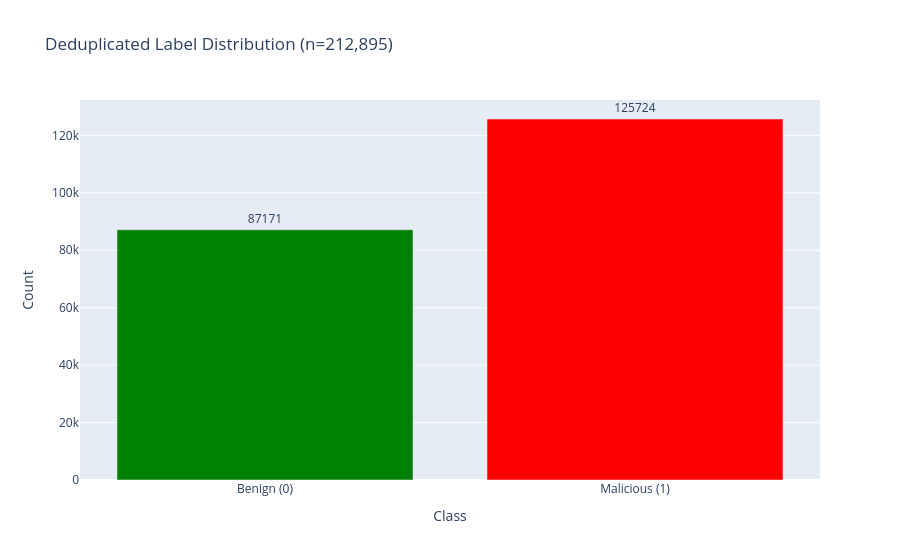

Source (notebook cell):
### Code cell
# Cell 1B: Deduplicate Dataset and Verify

print("\n" + "=" * 80)
print("DEDUPLICATION IN PROGRESS")
print("=" * 80)

# Fix column name (Label vs label)
df.rename(columns={'Label': 'label', 'Query': 'query'}, inplace=True)

print(f"Original dataset: {len(df)} samples")

# Check for duplicates based on query text
duplicates = df.duplicated(subset=['query'], keep='first')
n_duplicates = duplicates.sum()
duplicate_pct = (n_duplicates / len(df)) * 100

print(f"Duplicates found: {n_duplicates} ({duplicate_pct:.2f}%)")

# Remove duplicates
df_clean = df[~duplicates].copy()
df_clean.reset_index(drop=True, inplace=True)

print(f"After deduplication: {len(df_clean)} samples")
print(f"Removed: {n_duplicates} duplicates")

# Update reference
df = df_clean
actual_samples = len(df)

print(f"\n📊 CLEANED DATASET STATS")
print(f"Final sample count: {actual_samples}")
print(f"Expected (Phase 4): {expected_samples}")

if actual_samples == expected_samples:
    print("✅ MATCH: Deduplication successful, matches Phase 4 count")
elif abs(actual_samples - expected_samples) < 1000:
    print(f"⚠️  CLOSE: Within 1000 samples, likely minor version difference")
else:
    print(f"❌ MISMATCH: {abs(actual_samples - expected_samples)} sample difference")

# LABEL DISTRIBUTION
label_dist = df['label'].value_counts().sort_index()
print(f"\n📈 LABEL DISTRIBUTION (After Deduplication)")
print(label_dist)
print(f"   Class 0 (benign)  : {label_dist.get(0, 0):,}")
print(f"   Class 1 (malicious): {label_dist.get(1, 0):,}")
print(f"   Class balance     : {label_dist.min() / label_dist.max() * 100:.2f}%")

# PLOT
fig = px.bar(
    x=['Benign (0)', 'Malicious (1)'],
    y=[label_dist.get(0, 0), label_dist.get(1, 0)],
    labels={'x': 'Class', 'y': 'Count'},
    title=f"Deduplicated Label Distribution (n={actual_samples:,})",
    text=[label_dist.get(0, 0), label_dist.get(1, 0)],
    color=['Benign (0)', 'Malicious (1)'],
    color_discrete_map={'Benign (0)': 'green', 'Malicious (1)': 'red'}
)
fig.update_traces(textposition='outside')
fig.update_layout(showlegend=False)
fig.show()

# CHECK QUERY COLUMN EXISTS
if 'query' not in df.columns:
    raise ValueError("Missing 'query' column after rename. Cannot proceed.")

print("\n✓ Cell 1B complete: Dataset deduplicated and verified")
print(f"   Proceeding with {actual_samples:,} unique samples")

### Figure 1 — Plotly figure (JSON) as saved in the notebook; plotly's stock layout.template omitted (floating-point values rounded to 4 significant figures)
{"data": [{"alignmentgroup": "True", "hovertemplate": "color=Benign (0)<br>Class=%{x}<br>Count=%{y}<br>text=%{text}<extra></extra>", "legendgroup": "Benign (0)", "marker": {"color": "green", "pattern": {"shape": ""}}, "name": "Benign (0)", "offsetgroup": "Benign (0)", "orientation": "v", "showlegend": true, "text": [87171], "textposition": "outside", "type": "bar", "x": ["Benign (0)"], "xaxis": "x", "y": [87171], "yaxis": "y"}, {"alignmentgroup": "True", "hovertemplate": "color=Malicious (1)<br>Class=%{x}<br>Count=%{y}<br>text=%{text}<extra></extra>", "legendgroup": "Malicious (1)", "marker": {"color": "red", "pattern": {"shape": ""}}, "name": "Malicious (1)", "offsetgroup": "Malicious (1)", "orientation": "v", "showlegend": true, "text": [125724], "textposition": "outside", "type": "bar", "x": ["Malicious (1)"], "xaxis": "x", "y": [125724], "yaxis": "y"}], "layout": {"barmode": "relative", "legend": {"title": {"text": "color"}, "tracegroupgap": 0}, "showlegend": false, "title": {"text": "Deduplicated Label Distribution (n=212,895)"}, "xaxis": {"anchor": "y", "domain": [0, 1], "title": {"text": "Class"}}, "yaxis": {"anchor": "x", "domain": [0, 1], "title": {"text": "Count"}}}}
